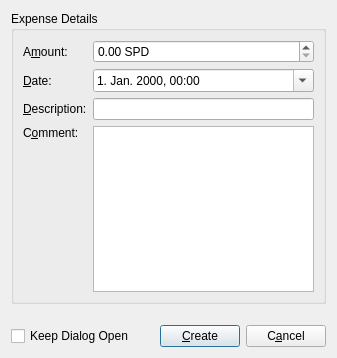
<?xml version="1.0" encoding="UTF-8"?>
<ui version="4.0">
 <class>CreateNewExpenseDialog</class>
 <widget class="QDialog" name="CreateNewExpenseDialog">
  <property name="geometry">
   <rect>
    <x>0</x>
    <y>0</y>
    <width>337</width>
    <height>358</height>
   </rect>
  </property>
  <property name="windowTitle">
   <string>Dialog</string>
  </property>
  <layout class="QVBoxLayout" name="verticalLayout">
   <item>
    <widget class="QGroupBox" name="groupBox">
     <property name="title">
      <string>Expense Details</string>
     </property>
     <layout class="QGridLayout" name="gridLayout">
      <item row="0" column="0">
       <widget class="QLabel" name="amount_label">
        <property name="text">
         <string>A&amp;mount:</string>
        </property>
        <property name="buddy">
         <cstring>amount_edit</cstring>
        </property>
       </widget>
      </item>
      <item row="0" column="1">
       <widget class="QDoubleSpinBox" name="amount_edit">
        <property name="suffix">
         <string> SPD</string>
        </property>
       </widget>
      </item>
      <item row="1" column="0">
       <widget class="QLabel" name="date_label">
        <property name="text">
         <string>&amp;Date:</string>
        </property>
        <property name="buddy">
         <cstring>date_edit</cstring>
        </property>
       </widget>
      </item>
      <item row="1" column="1">
       <widget class="QDateTimeEdit" name="date_edit">
        <property name="displayFormat">
         <string>d. MMM. yyyy, HH:mm </string>
        </property>
        <property name="calendarPopup">
         <bool>true</bool>
        </property>
       </widget>
      </item>
      <item row="2" column="0">
       <widget class="QLabel" name="description_label">
        <property name="text">
         <string>&amp;Description:</string>
        </property>
        <property name="buddy">
         <cstring>description_edit</cstring>
        </property>
       </widget>
      </item>
      <item row="2" column="1">
       <widget class="QLineEdit" name="description_edit"/>
      </item>
      <item row="3" column="0">
       <widget class="QLabel" name="comment_label">
        <property name="text">
         <string>C&amp;omment:</string>
        </property>
        <property name="alignment">
         <set>Qt::AlignLeading|Qt::AlignLeft|Qt::AlignTop</set>
        </property>
        <property name="buddy">
         <cstring>comment_edit</cstring>
        </property>
       </widget>
      </item>
      <item row="3" column="1">
       <widget class="QTextEdit" name="comment_edit"/>
      </item>
     </layout>
    </widget>
   </item>
   <item>
    <spacer name="verticalSpacer">
     <property name="orientation">
      <enum>Qt::Vertical</enum>
     </property>
     <property name="sizeHint" stdset="0">
      <size>
       <width>20</width>
       <height>40</height>
      </size>
     </property>
    </spacer>
   </item>
   <item>
    <layout class="QHBoxLayout" name="horizontalLayout">
     <item>
      <widget class="QCheckBox" name="keep_dialog_open_checkbox">
       <property name="text">
        <string>Keep Dialog Open</string>
       </property>
      </widget>
     </item>
     <item>
      <spacer name="horizontalSpacer">
       <property name="orientation">
        <enum>Qt::Horizontal</enum>
       </property>
       <property name="sizeHint" stdset="0">
        <size>
         <width>40</width>
         <height>20</height>
        </size>
       </property>
      </spacer>
     </item>
     <item>
      <widget class="QPushButton" name="create_button">
       <property name="text">
        <string>&amp;Create</string>
       </property>
      </widget>
     </item>
     <item>
      <widget class="QPushButton" name="cancel_button">
       <property name="text">
        <string>C&amp;ancel</string>
       </property>
      </widget>
     </item>
    </layout>
   </item>
  </layout>
 </widget>
 <resources/>
 <connections/>
</ui>
